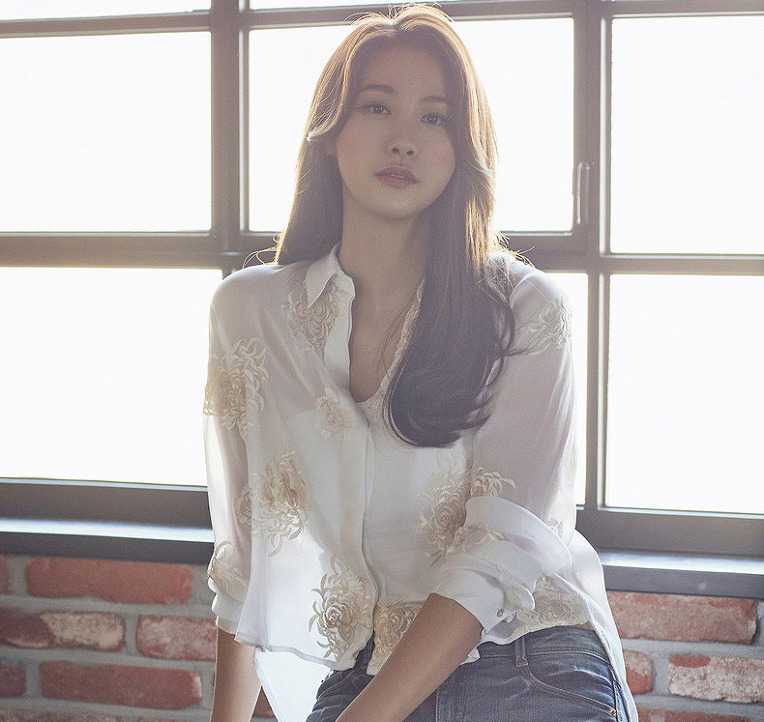
#> input picture mysample/fashion.jpg, 764 x 722 px; its folder holds 5 pictures in this run
$ jupyter execute --allow-errors demo.ipynb   (shell and % lines are left out)   (older library calls are emulated)
#> lines starting #> are read from the running program, lines starting #| are printed output that depends on the picture
# Mask R-CNN Demo

A quick intro to using the pre-trained model to detect and segment objects.

[cell 1]
import os
import sys
import random
import math
import numpy as np
import skimage.io
import matplotlib
import matplotlib.pyplot as plt

# Root directory of the project
ROOT_DIR = os.path.abspath("../")

# Import Mask RCNN
sys.path.append(ROOT_DIR)  # To find local version of the library
from mrcnn import utils
import mrcnn.model as modellib
from mrcnn import visualize
# Import COCO config
sys.path.append(os.path.join(ROOT_DIR, "samples/coco/"))  # To find local version
import coco


# Directory to save logs and trained model
MODEL_DIR = os.path.join(ROOT_DIR, "logs")

# Local path to trained weights file
COCO_MODEL_PATH = os.path.join(ROOT_DIR, "mask_rcnn_coco.h5")
# Download COCO trained weights from Releases if needed
if not os.path.exists(COCO_MODEL_PATH):
    utils.download_trained_weights(COCO_MODEL_PATH)
#> (this line was passed over: mrcnn is not available in this run)

# Directory of images to run detection on
IMAGE_DIR = os.path.join(ROOT_DIR, "mysample")

## Configurations

We'll be using a model trained on the MS-COCO dataset. The configurations of this model are in the ```CocoConfig``` class in ```coco.py```.

For inferencing, modify the configurations a bit to fit the task. To do so, sub-class the ```CocoConfig``` class and override the attributes you need to change.

[cell 2]
class InferenceConfig(coco.CocoConfig):
    # Set batch size to 1 since we'll be running inference on
    # one image at a time. Batch size = GPU_COUNT * IMAGES_PER_GPU
    GPU_COUNT = 1
    IMAGES_PER_GPU = 1

config = InferenceConfig()
#> (the rest of this cell did not finish here and is left out)

## Create Model and Load Trained Weights

#> (a cell that did not finish here is left out)

## Class Names

The model classifies objects and returns class IDs, which are integer value that identify each class. Some datasets assign integer values to their classes and some don't. For example, in the MS-COCO dataset, the 'person' class is 1 and 'teddy bear' is 88. The IDs are often sequential, but not always. The COCO dataset, for example, has classes associated with class IDs 70 and 72, but not 71.

To improve consistency, and to support training on data from multiple sources at the same time, our ```Dataset``` class assigns it's own sequential integer IDs to each class. For example, if you load the COCO dataset using our ```Dataset``` class, the 'person' class would get class ID = 1 (just like COCO) and the 'teddy bear' class is 78 (different from COCO). Keep that in mind when mapping class IDs to class names.

To get the list of class names, you'd load the dataset and then use the ```class_names``` property like this.
```
# Load COCO dataset
dataset = coco.CocoDataset()
dataset.load_coco(COCO_DIR, "train")
dataset.prepare()

# Print class names
print(dataset.class_names)
```

We don't want to require you to download the COCO dataset just to run this demo, so we're including the list of class names below. The index of the class name in the list represent its ID (first class is 0, second is 1, third is 2, ...etc.)

[cell 4]
# COCO Class names
# Index of the class in the list is its ID. For example, to get ID of
# the teddy bear class, use: class_names.index('teddy bear')
class_names = ['BG', 'person', 'bicycle', 'car', 'motorcycle', 'airplane',
               'bus', 'train', 'truck', 'boat', 'traffic light',
               'fire hydrant', 'stop sign', 'parking meter', 'bench', 'bird',
               'cat', 'dog', 'horse', 'sheep', 'cow', 'elephant', 'bear',
               'zebra', 'giraffe', 'backpack', 'umbrella', 'handbag', 'tie',
               'suitcase', 'frisbee', 'skis', 'snowboard', 'sports ball',
               'kite', 'baseball bat', 'baseball glove', 'skateboard',
               'surfboard', 'tennis racket', 'bottle', 'wine glass', 'cup',
               'fork', 'knife', 'spoon', 'bowl', 'banana', 'apple',
               'sandwich', 'orange', 'broccoli', 'carrot', 'hot dog', 'pizza',
               'donut', 'cake', 'chair', 'couch', 'potted plant', 'bed',
               'dining table', 'toilet', 'tv', 'laptop', 'mouse', 'remote',
               'keyboard', 'cell phone', 'microwave', 'oven', 'toaster',
               'sink', 'refrigerator', 'book', 'clock', 'vase', 'scissors',
               'teddy bear', 'hair drier', 'toothbrush']

## Run Object Detection

[cell 5]
# Load a random image from the images folder
# file_names = next(os.walk(IMAGE_DIR))[2]
filename = 'fashion.jpg'
image = skimage.io.imread(os.path.join(IMAGE_DIR, filename))
#> image is the input picture: shape (722, 764, 3); mean R, G, B 187.6, 181, 180.6
# image = cv2.imread(os.path.join(IMAGE_DIR, filename))

# Run detection
#> (the rest of this cell did not finish here and is left out)

## Extract Person from Masks

#> (a cell that did not finish here is left out)

## Blurring

[cell 7]
import cv2

# blur original image
blurred_img = cv2.GaussianBlur(image, (25, 25), 0)
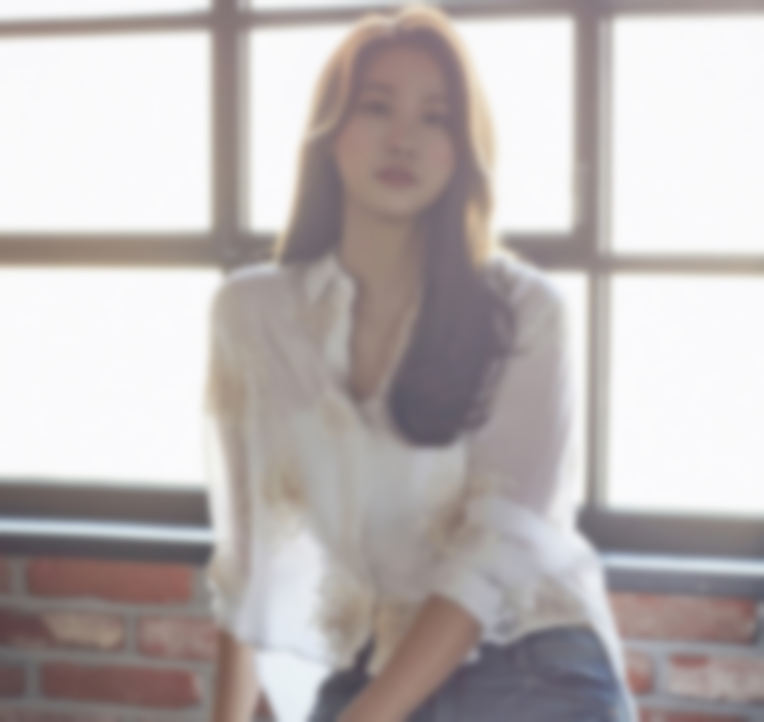
#> blurred_img: shape (722, 764, 3); mean R, G, B 187.5, 180.9, 180.6

# blur mask image
#> (the rest of this cell did not finish here and is left out)
